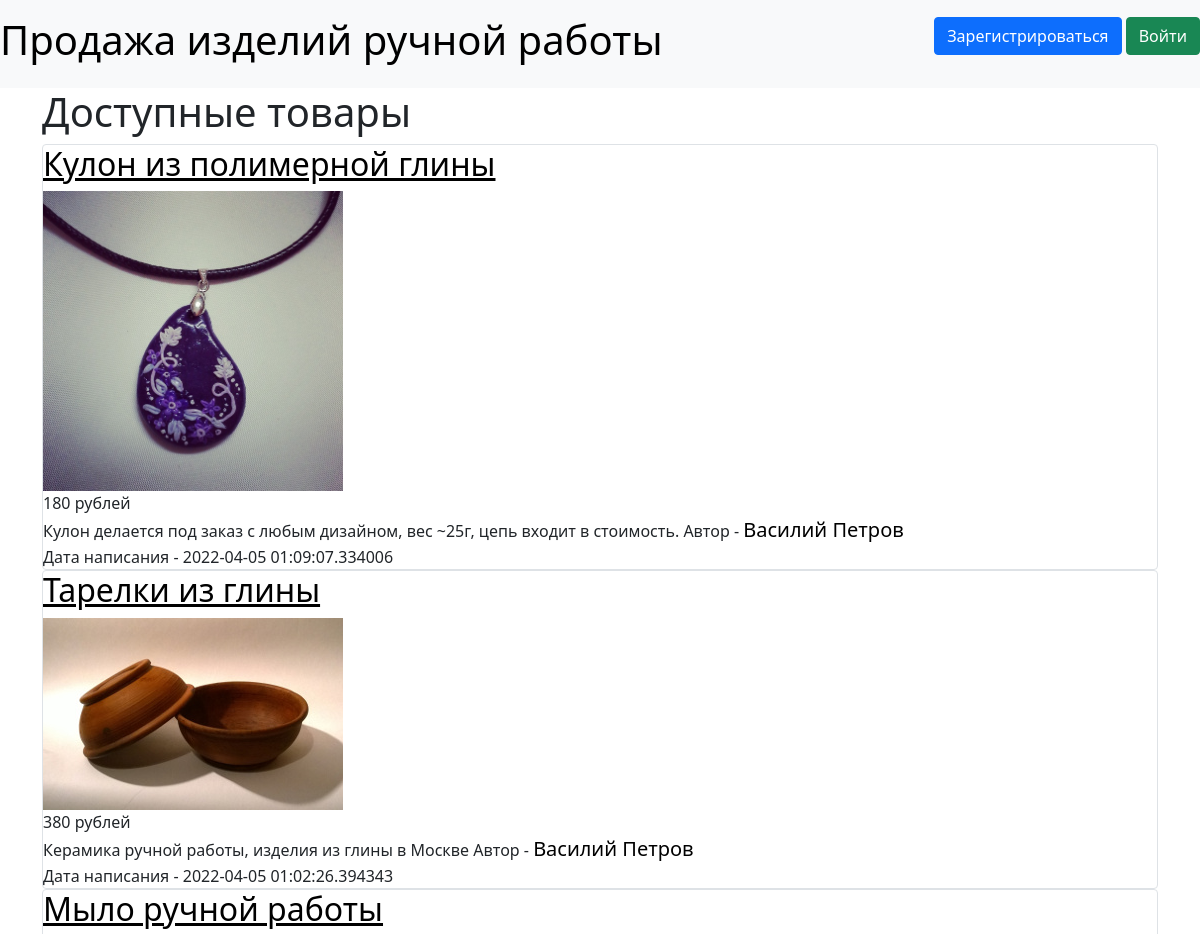
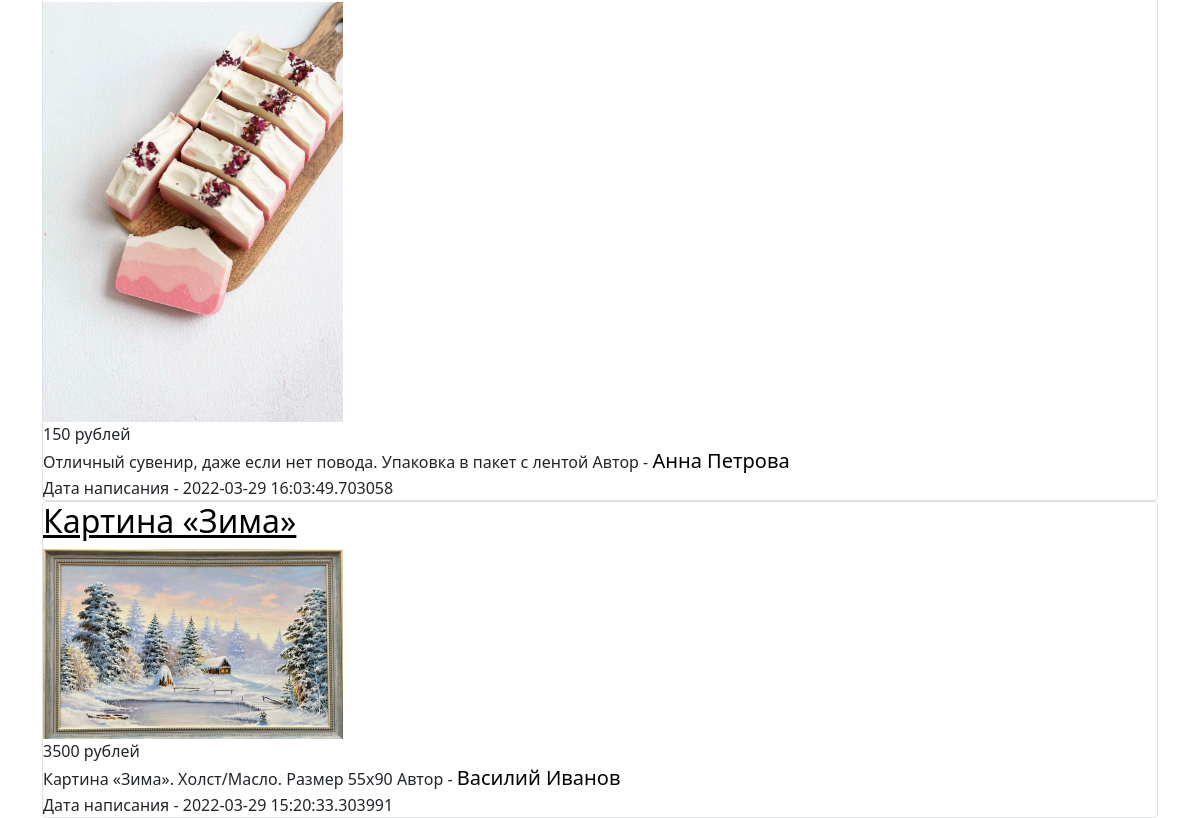
The page / on the database its author committed (2 pictures, top to bottom).
### data/ads.py (models this page shows)
class Ad(SqlAlchemyBase, SerializerMixin):
    __tablename__ = 'ads'
    id = sqlalchemy.Column(sqlalchemy.Integer,
                           primary_key=True, autoincrement=True)
    user_id = sqlalchemy.Column(sqlalchemy.Integer,
                                sqlalchemy.ForeignKey("users.id"))
    title = sqlalchemy.Column(sqlalchemy.String, nullable=True)
    content = sqlalchemy.Column(sqlalchemy.String, nullable=True)
    price = sqlalchemy.Column(sqlalchemy.Integer, nullable=True)
    filename = sqlalchemy.Column(sqlalchemy.String, nullable=True)
    created_date = sqlalchemy.Column(sqlalchemy.DateTime,
                                     default=datetime.datetime.now)
    is_sold = sqlalchemy.Column(sqlalchemy.Boolean, default=False)
    user = orm.relation('User')

### data/users.py (models this page shows, shortened)
class User(SqlAlchemyBase, UserMixin, SerializerMixin):
    __tablename__ = 'users'
    id = sqlalchemy.Column(sqlalchemy.Integer,
                           primary_key=True, autoincrement=True)
    name = sqlalchemy.Column(sqlalchemy.String, nullable=True)
    surname = sqlalchemy.Column(sqlalchemy.String, nullable=True)
    patronymic = sqlalchemy.Column(sqlalchemy.String, nullable=True)
    city = sqlalchemy.Column(sqlalchemy.String, nullable=True)
    age = sqlalchemy.Column(sqlalchemy.Integer, nullable=True)
    email = sqlalchemy.Column(sqlalchemy.String,
                              index=True, unique=True, nullable=True)
    about = sqlalchemy.Column(sqlalchemy.String, nullable=True)
    hashed_password = sqlalchemy.Column(sqlalchemy.String, nullable=True)
    created_date = sqlalchemy.Column(sqlalchemy.DateTime,
                                     default=datetime.datetime.now)
    ads = orm.relation("Ad", back_populates='user')

### main.py (the view)
@app.route("/")
def index():
    db_sess = db_session.create_session()
    ads = db_sess.query(Ad).filter(Ad.is_sold == 0)
    return render_template("index.html", ads=ads,
                           title="Продажа изделий ручной работы")

### data/db_session.py (called while the page is built)
def create_session() -> Session:
    global __factory
    return __factory()

### templates/index.html (shortened to what this page needs)
{% extends "base.html" %}
{% block content %}
<h1>Доступные товары</h1>
{% for item in ads|sort(attribute='created_date', reverse=true)%}
<div class="col-md6 border rounded">
    <a href="/ad/details/{{ item.id }}" title="Подробнее о товаре" style="color: #000000">
        <h2>{{item.title}}</h2>
        <div>
            <img src="../static/img/{{item.filename}}"
                 alt="Изображение товара" width="300"><br>
        </div>
    </a>
    <div>
        {{item.price}} рублей<br>
        {{item.content}}
        Автор - <a class="navbar-brand" href="/user/{{item.user.id}}"
                   style="color: #000000" title="Подробнее об авторе">
        {{item.user.name}} {{item.user.surname}}</a><br>
        Дата написания - {{item.created_date}}
    </div>
</div>
{% endfor %}
{% endblock %}

### templates/base.html (shortened to what this page needs)
<!doctype html>
<html lang="en">
<head>
    <link href="https://cdn.jsdelivr.net/npm/bootstrap@5.1.3/dist/css/bootstrap.min.css"
          rel="stylesheet"
>
    <link rel="stylesheet" type="text/css" href={{css}}/>
</head>
<body>
<header>
    <nav class="navbar navbar-light bg-light">
        <span class="navbar-text h1" style="color:black">Продажа изделий ручной работы</span>
        {% if current_user.is_authenticated %}
            <a class="navbar-brand" href="/logout">
                {{ current_user.name }} {{ current_user.surname }}</a>
        {% else %}
            <p>
                <a class="btn btn-primary "
                   href="/register">Зарегистрироваться</a>
                <a class="btn btn-success" href="/login">Войти</a>
            </p>
        {% endif %}
    </nav>
</header>
<main role="main" class="container">
    {% block content %}{% endblock %}
</main>
</body>
</html>

### rows shown on the page
Ad: title "Кулон из полимерной глины", filename (picture), price "180", content "Кулон делается под заказ с любым дизайном, вес ~25г, цепь входит в стоимость.", user.name "Василий", user.surname "Петров", created_date "2022-04-05 01:09:07.334006"
Ad: title "Тарелки из глины", filename (picture), price "380", content "Керамика ручной работы, изделия из глины в Москве", user.name "Василий", user.surname "Петров", created_date "2022-04-05 01:02:26.394343"
Ad: title "Мыло ручной работы", filename (picture), price "150", content "Отличный сувенир, даже если нет повода. Упаковка в пакет с лентой", user.name "Анна", user.surname "Петрова", created_date "2022-03-29 16:03:49.703058"
Ad: title "Картина «Зима»", filename (picture), price "3500", content "Картина «Зима». Холст/Масло. Размер 55x90", user.name "Василий", user.surname "Иванов", created_date "2022-03-29 15:20:33.303991"
